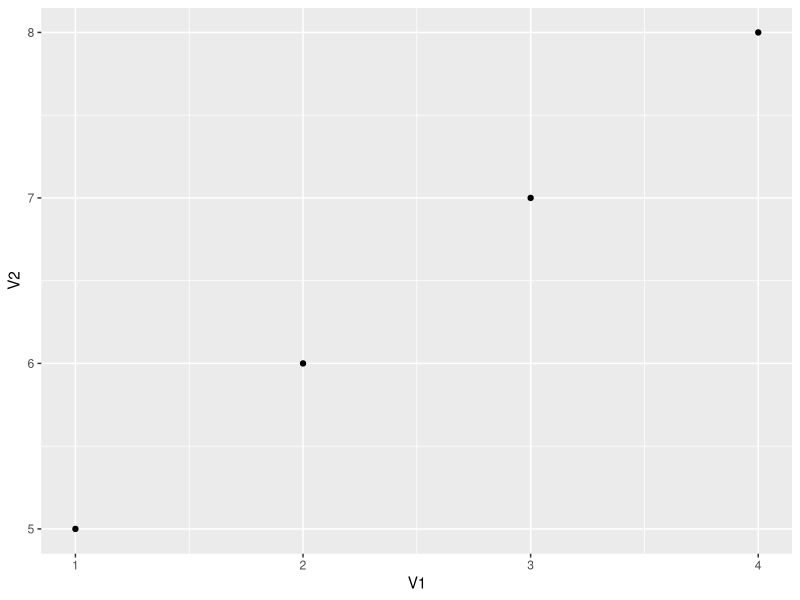
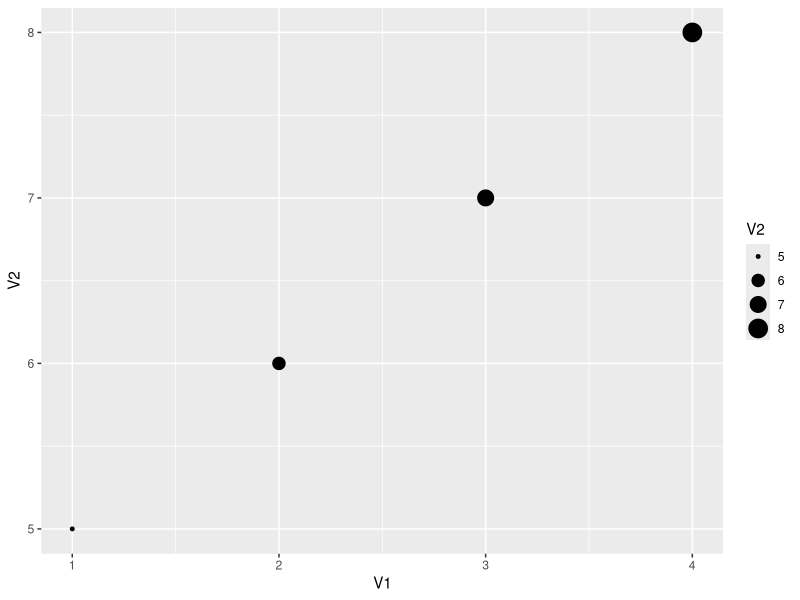
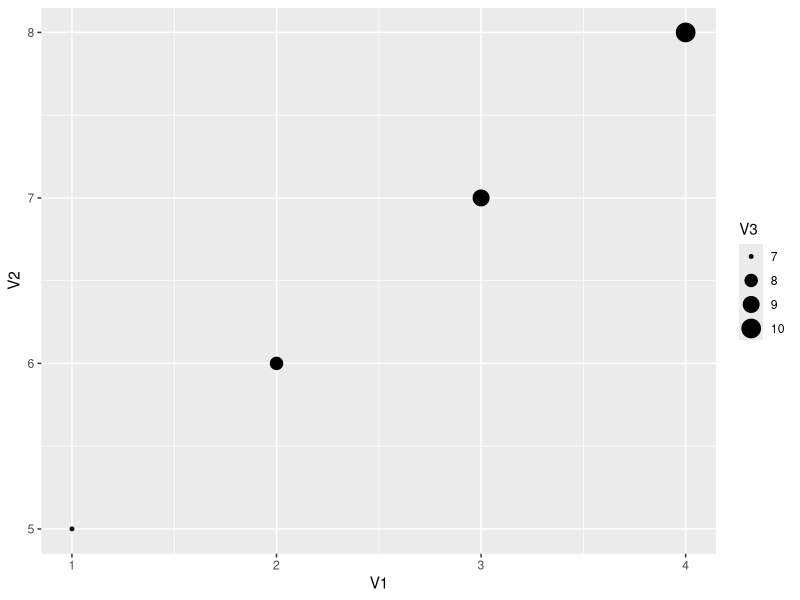
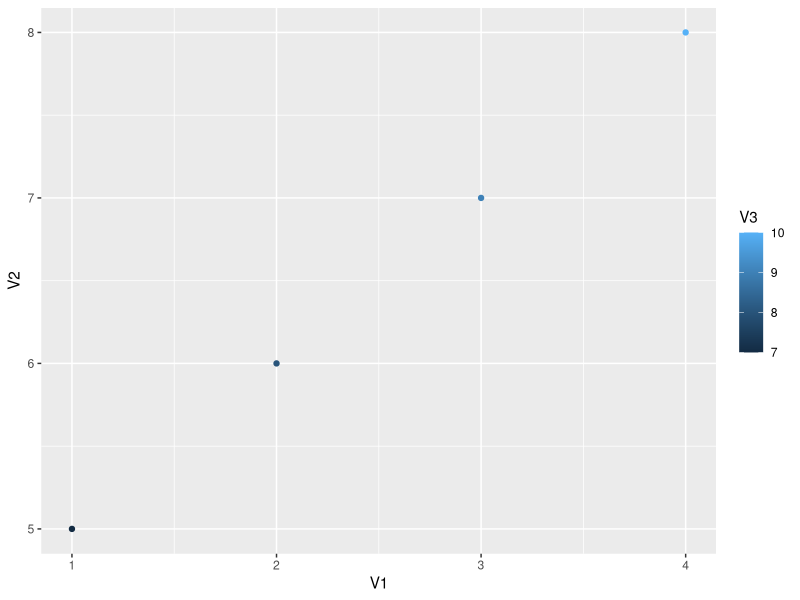
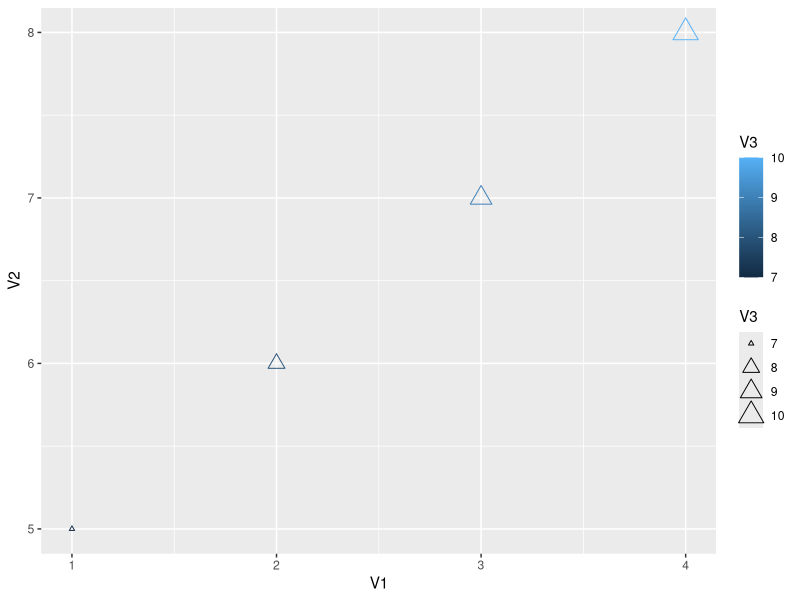

Write the R code that produced these figures, in order.
library(ggplot2)
V1 = c(1,2,3,4)
V2 = c(5,6,7,8)

df = cbind.data.frame(V1, V2)
df
ggplot(df, aes(x = V1, y = V2)) + geom_point()
V3 = c(7,8,9,10)
df = cbind.data.frame(df, V3)
ggplot(df, aes(x = V1, y = V2, size = V2)) + geom_point()
ggplot(df, aes(x = V1, y = V2, size = V3)) + geom_point()
ggplot(df, aes(x = V1, y = V2, color = V3)) + geom_point()
ggplot(df, aes(x = V1, y = V2, color = V3, size = V3 )) + geom_point(shape = 24)


